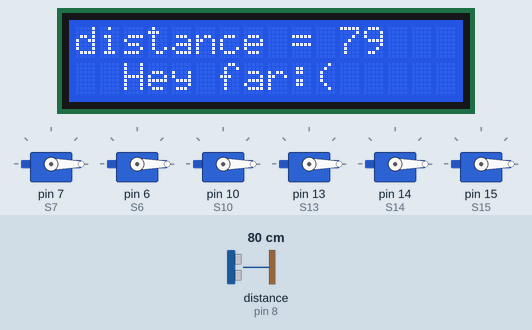
Bench run of a sketch on a simulated Arduino Uno, built with avr-gcc and run on an emulated ATmega328P. Parts: 6 × servo, 16×2 character LCD. Wiring (inferred from the names in the program): ultrasonic range finder: trigger pin 9; echo pin 8. The test bench sets the inputs (shaded band); at power-on: distance to the obstacle (sensor on pin 8) 80 cm. The echo pulse lasts 58.3 µs per cm; what the sketch prints to the serial monitor is not drawn.

Above: at 1.6 s.
1.7 s: distance to the obstacle (sensor on pin 8) set to 54 cm
At 3.3 s:
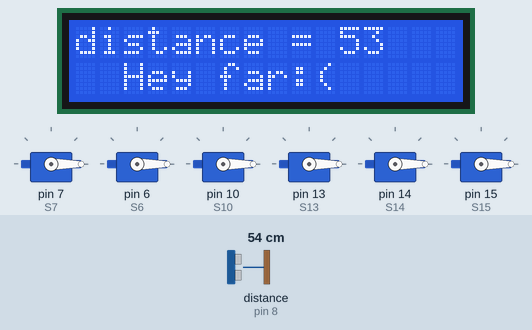
3.6 s: distance to the obstacle (sensor on pin 8) set to 46 cm
At 6.3 s:
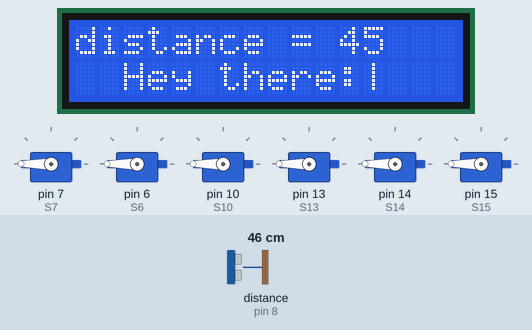
6.6 s: distance to the obstacle (sensor on pin 8) set to 13 cm
At 8.1 s:
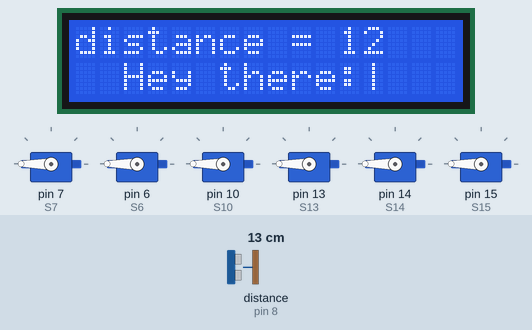
8.7 s: distance to the obstacle (sensor on pin 8) set to 10 cm
At 11.2 s:
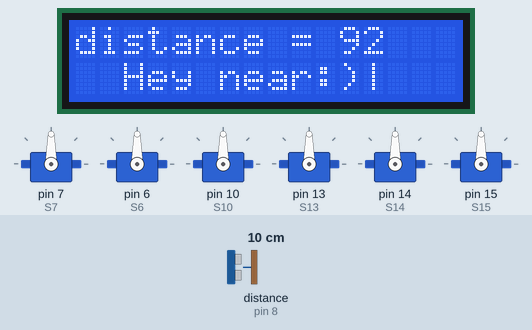
11.7 s: distance to the obstacle (sensor on pin 8) set to 60 cm
At 13.7 s:
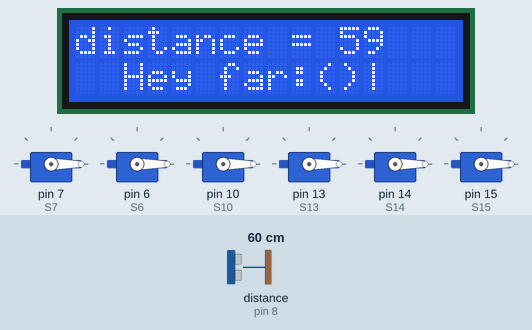
Timing chart, 0 to 15.2 s (numbered marks = the images above; inputs shaded):
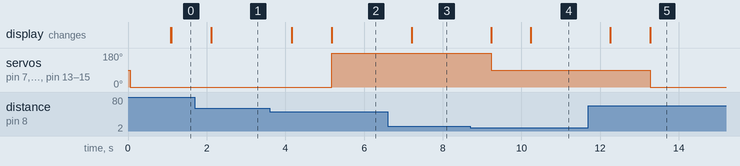

The sketch:

code.ino
```cpp
#include <Servo.h>
#include<LiquidCrystal.h>
//define Pin numbers
int trigPin = 9;
int echoPin = 8;
//Create servo object to control a servo
Servo S7;
Servo S6;
Servo S10;
Servo S13;
Servo S14;
Servo S15;
//LCD
LiquidCrystal lcd(12, 11, 5, 4, 3, 2);

void setup(){
 pinMode(trigPin, OUTPUT);
 pinMode(echoPin, INPUT);
 Serial.begin(9600); //Strarts the serial communication
  S7.attach(7);//attach the servo to the pin
  S6.attach(6);//attach the servo to the pin
  S10.attach(10);//attach the servo to the pin
  S13.attach(13);
  S14.attach(14);
  S15.attach(15);
  lcd.begin(16,2);

  //define intial postions for all motors
  S6.write(0);//intial pos
  S7.write(0);//intial pos
  S10.write(0);//intial pos
  S13.write(0);//intial pos
  S14.write(0);//intial pos
  S15.write(0);//intial pos

}//end void setup


void loop(){

  //prints the distance on the Serial Monitor
  Serial.print("Distance: ");
  Serial.println(calc_dis());
  if(calc_dis() <= 10){//motion#1
    S7.write(90);
    S6.write(90);
    S10.write(90);
    S13.write(90);
    S14.write(90);
    S15.write(90);
    delay(1000);
    lcd.setCursor(2,1);
    lcd.print("Hey near:)");

  }
  else if(calc_dis() <= 50){//motion#2
   delay(1000);
   S7.write(180);
   S6.write(180);
   S10.write(180);
   S13.write(180);
   S14.write(180);
   S15.write(180);
   lcd.setCursor(2,1);
   lcd.print("Hey there:|");
  }
  else if(calc_dis() <= 100){//motion#3
   delay(1000);
   S7.write(0);
   S6.write(0);
   S10.write(0);
   S13.write(0);
   S14.write(0);
   S15.write(0);
   lcd.setCursor(2,1);
   lcd.print("Hey far:(");


  }

  lcd.setCursor(0,0);
  lcd.print("distance = ");
  lcd.print(calc_dis());


}//end void loop

//functions:)
int calc_dis(){

  int duration, distance;//define var
  digitalWrite(trigPin, LOW);//clear the trigPin
  delayMicroseconds(2);
  digitalWrite(trigPin, HIGH);
  delayMicroseconds(10);
  digitalWrite(trigPin, LOW);
  duration = pulseIn(echoPin, HIGH);
  distance= duration*0.034/2;
  return distance;
}
```

Measured:
- the behaviour switches between 52 and 51 cm on distance to the obstacle (sensor on pin 8) (found by bisection; images 1 and 2)
- the behaviour switches between 12 and 11 cm on distance to the obstacle (sensor on pin 8) (found by bisection; images 3 and 4)
- after the input at 1.7 s, the display: changes after 0.42 s (image 1)
- after the input at 3.6 s, servo on pin 7 (S7), servo on pin 6 (S6), servo on pin 10 (S10), servo on pin 13 (S13), servo on pin 14 (S14), servo on pin 15 (S15): 0° → 180° after 1.6 s; the display: first changes after 0.57 s (image 2 shows a later state)
- after the input at 6.6 s, the display: changes after 0.61 s (image 3)
- after the input at 8.7 s, servo on pin 7 (S7), servo on pin 6 (S6), servo on pin 10 (S10), servo on pin 13 (S13), servo on pin 14 (S14), servo on pin 15 (S15): 180° → 90° after 0.53 s; the display: first changes after 0.53 s (image 4 shows a later state)
- after the input at 11.7 s, servo on pin 7 (S7), servo on pin 6 (S6), servo on pin 10 (S10), servo on pin 13 (S13), servo on pin 14 (S14), servo on pin 15 (S15): 90° → 0° after 1.6 s; the display: first changes after 0.56 s (image 5 shows a later state)
